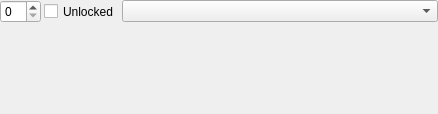
<?xml version="1.0" encoding="UTF-8"?>
<ui version="4.0">
 <class>CPUArgumentWidget</class>
 <widget class="QWidget" name="CPUArgumentWidget">
  <property name="geometry">
   <rect>
    <x>0</x>
    <y>0</y>
    <width>438</width>
    <height>114</height>
   </rect>
  </property>
  <property name="windowTitle">
   <string>Arguments</string>
  </property>
  <layout class="QVBoxLayout" name="verticalLayout">
   <property name="spacing">
    <number>0</number>
   </property>
   <property name="leftMargin">
    <number>0</number>
   </property>
   <property name="topMargin">
    <number>0</number>
   </property>
   <property name="rightMargin">
    <number>0</number>
   </property>
   <property name="bottomMargin">
    <number>0</number>
   </property>
   <item>
    <layout class="QHBoxLayout" name="horizontalLayout">
     <property name="spacing">
      <number>3</number>
     </property>
     <property name="sizeConstraint">
      <enum>QLayout::SetMaximumSize</enum>
     </property>
     <item>
      <widget class="QSpinBox" name="spinArgCount"/>
     </item>
     <item>
      <widget class="QCheckBox" name="checkBoxLock">
       <property name="sizePolicy">
        <sizepolicy hsizetype="Minimum" vsizetype="Preferred">
         <horstretch>0</horstretch>
         <verstretch>0</verstretch>
        </sizepolicy>
       </property>
       <property name="minimumSize">
        <size>
         <width>66</width>
         <height>0</height>
        </size>
       </property>
       <property name="text">
        <string>Unlocked</string>
       </property>
       <property name="tristate">
        <bool>true</bool>
       </property>
      </widget>
     </item>
     <item>
      <widget class="QComboBox" name="comboCallingConvention">
       <property name="sizePolicy">
        <sizepolicy hsizetype="Expanding" vsizetype="Fixed">
         <horstretch>0</horstretch>
         <verstretch>0</verstretch>
        </sizepolicy>
       </property>
      </widget>
     </item>
    </layout>
   </item>
   <item>
    <widget class="StdTable" name="table" native="true">
     <property name="sizePolicy">
      <sizepolicy hsizetype="Expanding" vsizetype="Expanding">
       <horstretch>0</horstretch>
       <verstretch>0</verstretch>
      </sizepolicy>
     </property>
    </widget>
   </item>
  </layout>
 </widget>
 <customwidgets>
  <customwidget>
   <class>StdTable</class>
   <extends>QWidget</extends>
   <header>StdTable.h</header>
   <container>1</container>
  </customwidget>
 </customwidgets>
 <resources/>
 <connections/>
</ui>
